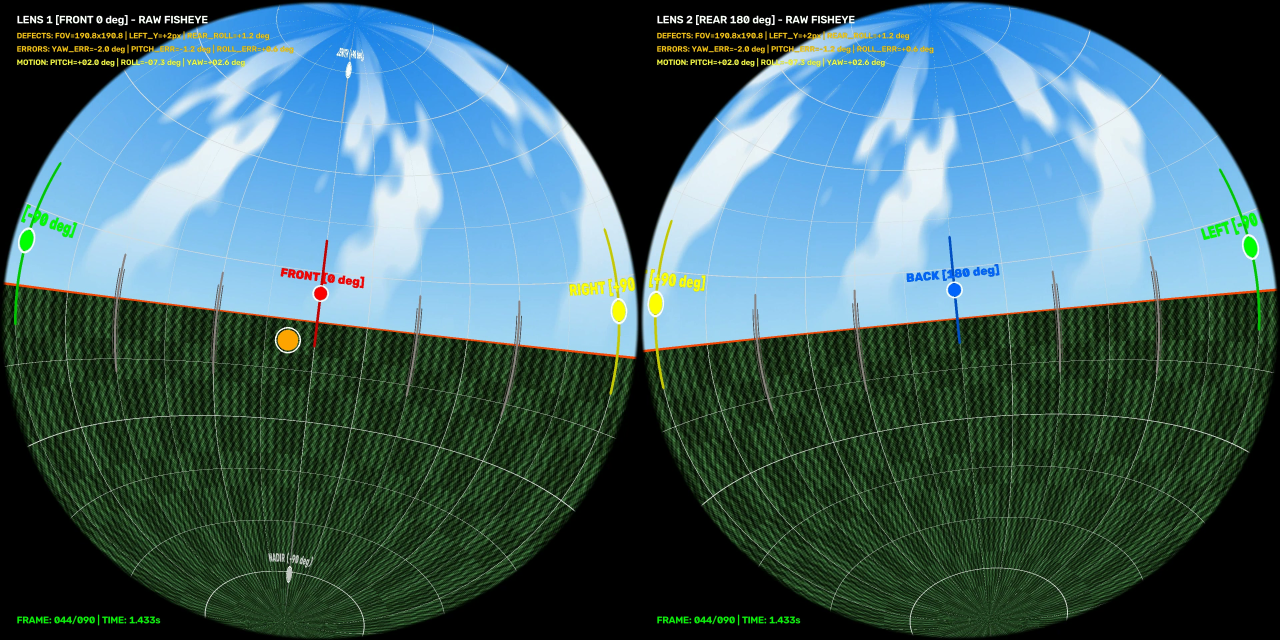
#> input picture data/input/videos/test_fisheye.jpg, 3840 x 1920 px (shown at 1/3 size)
$ python -i global_calibrate.py   (imports and definitions only)
#> lines starting #> are read from the running program, lines starting #| are printed output that depends on the picture; after the words box and inside, x2 and y2 are one past the last pixel; in counts of white or black regions, pixels touching at a corner belong together
#> further down, picture is the input picture: shape (1920, 3840, 3); mean B, G, R 102.6, 99.2, 66.4
import sys, os
sys.dont_write_bytecode = True
os.environ["PYTHONDONTWRITEBYTECODE"] = "1"
"""Multi-frame joint calibration optimizer for dual-fisheye 360° camera rigs.

Extracts representative frame samples across multiple source video files,
detects circular optical boundaries and centroids, warps overlapping seam
strips into equirectangular space, and optimizes field of view (FOV),
vertical Y-offset, and rear roll alignment via feature matching disparity.
"""

import argparse
import json
import glob
import subprocess
import numpy as np
import cv2

WIN_NO_WINDOW = subprocess.CREATE_NO_WINDOW if sys.platform == "win32" else 0

# [55 lines left out: functions get_video_duration, extract_frames_from_video, not called in this run]

def detect_circle_bounds(img_half):
    """Detect circular fisheye boundary and optical centroid of a single lens half.

    Args:
        img_half: Single-lens image array (BGR or grayscale).

    Returns:
        Tuple of (cx, cy, radius) indicating the optical center and circle radius in pixels.
    """
    h, w = img_half.shape[:2]
#> h = 1920; w = 3840
    gray = cv2.cvtColor(img_half, cv2.COLOR_BGR2GRAY) if len(img_half.shape) == 3 else img_half
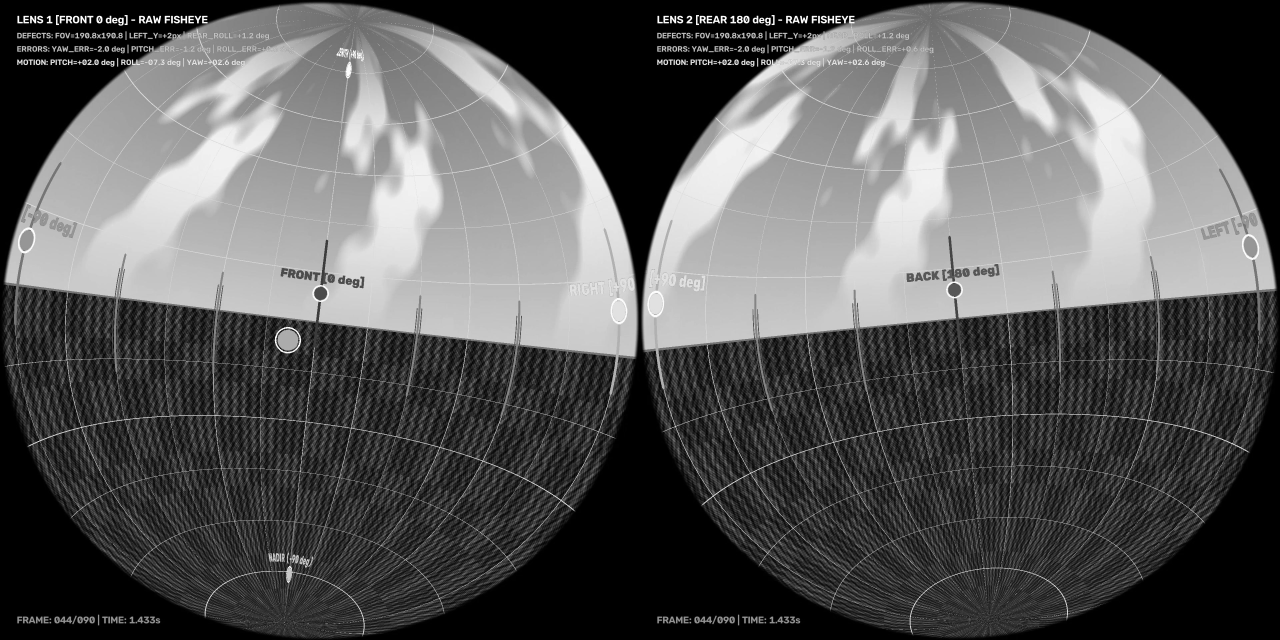
#> gray: shape (1920, 3840) (shown at 1/3 size); min 0, max 255, mean 89.8
    blurred = cv2.GaussianBlur(gray, (9, 9), 2)
    _, thresh = cv2.threshold(blurred, 15, 255, cv2.THRESH_BINARY)
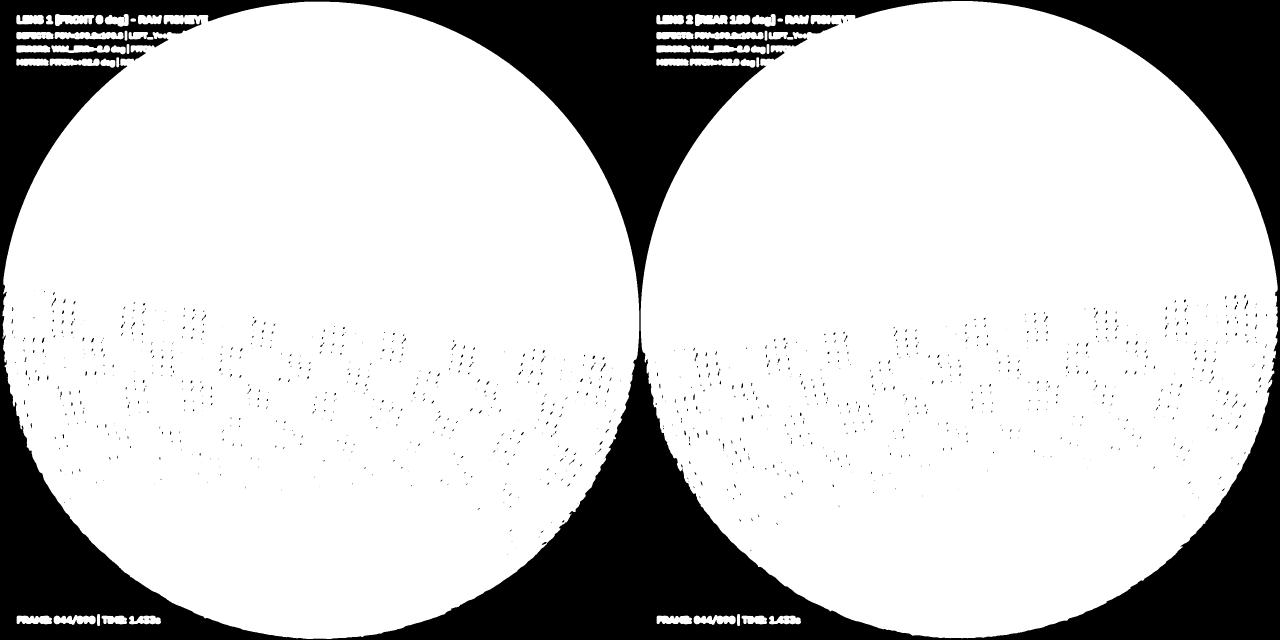
#> thresh: shape (1920, 3840) (shown at 1/3 size); 78.8% white; 1210 black regions (891 under 20 px), largest, box (x1, y1, x2, y2) and area: (0, 0, 3840, 1920) 1546734, (3734, 900, 3745, 928) 92, (1801, 1089, 1817, 1114) 87
    kernel = cv2.getStructuringElement(cv2.MORPH_ELLIPSE, (15, 15))
    thresh = cv2.morphologyEx(thresh, cv2.MORPH_CLOSE, kernel)
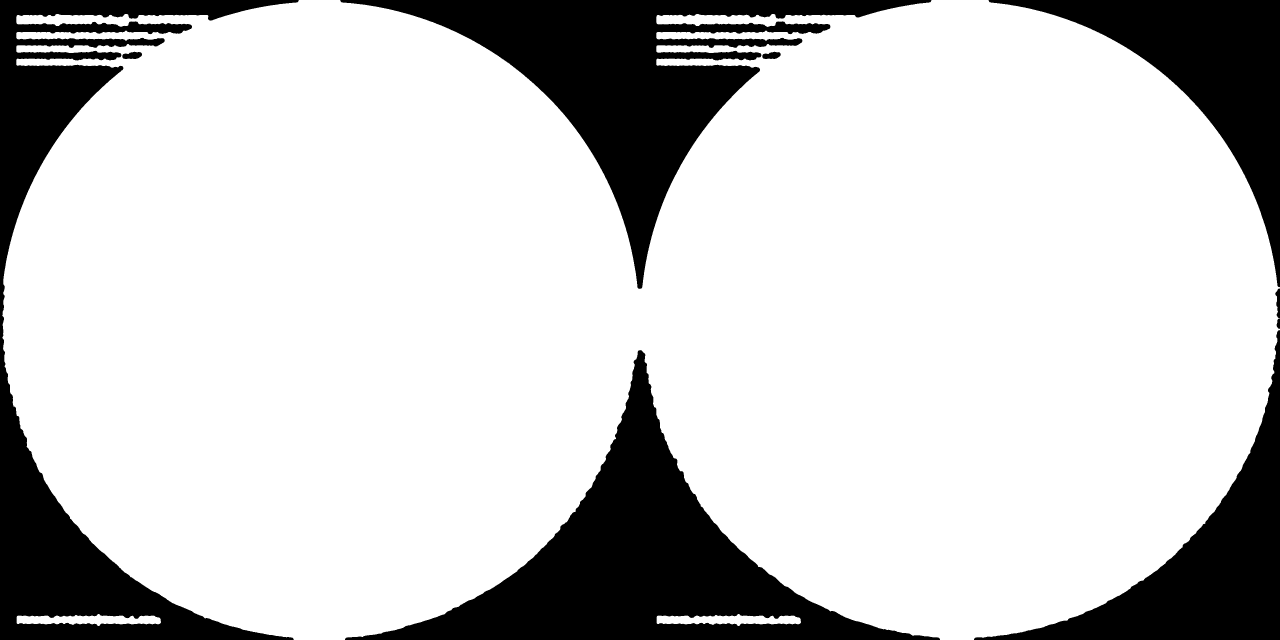
#> thresh: shape (1920, 3840) (shown at 1/3 size); 79.2% white; 8 black regions
    contours, _ = cv2.findContours(thresh, cv2.RETR_EXTERNAL, cv2.CHAIN_APPROX_SIMPLE)
#> contours = 3 contours; box (x1, y1, x2, y2) and area: (7, 0, 3840, 1920) 5815350, (1970, 1842, 2403, 1878) 9514, (50, 1842, 483, 1878) 9514

    if not contours:
        return w / 2.0, h / 2.0, min(w, h) / 2.0

    largest = max(contours, key=cv2.contourArea)
#> largest = contour of 7777 points, box (x1, y1, x2, y2) (7, 0, 3840, 1920), area 5815350
    (cx, cy), radius = cv2.minEnclosingCircle(largest)
#> cx = 1917; cy = 657.5; radius = 1964.3

    min_radius = min(w, h) * 0.35
#> min_radius = 672
    max_radius = min(w, h) * 0.55
#> max_radius = 1056
    if radius < min_radius or radius > max_radius:
        radius = min(w, h) / 2.0
#> radius = 960
        cx, cy = w / 2.0, h / 2.0
#> cx = 1920; cy = 960

    return float(cx), float(cy), float(radius)

# [292 lines left out: functions fisheye_to_equirect_strip, compute_frame_disparity, run_global_calibration, not called in this run]

# [18 lines not run here, left out]

>>> import cv2
>>> picture = cv2.imread('../data/input/videos/test_fisheye.jpg')
>>> result = detect_circle_bounds(picture)
#> result = (1920, 960, 960)
